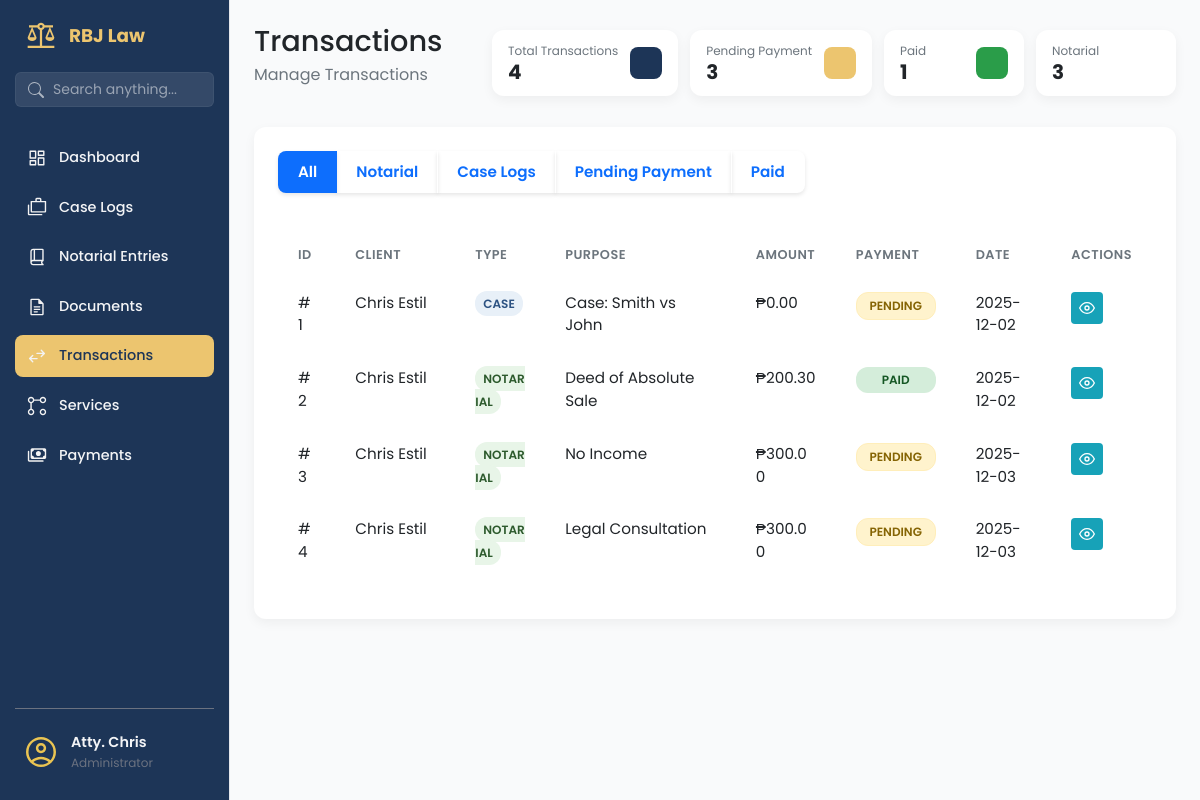
Before: /transactions/ (signed in) with the older database file.
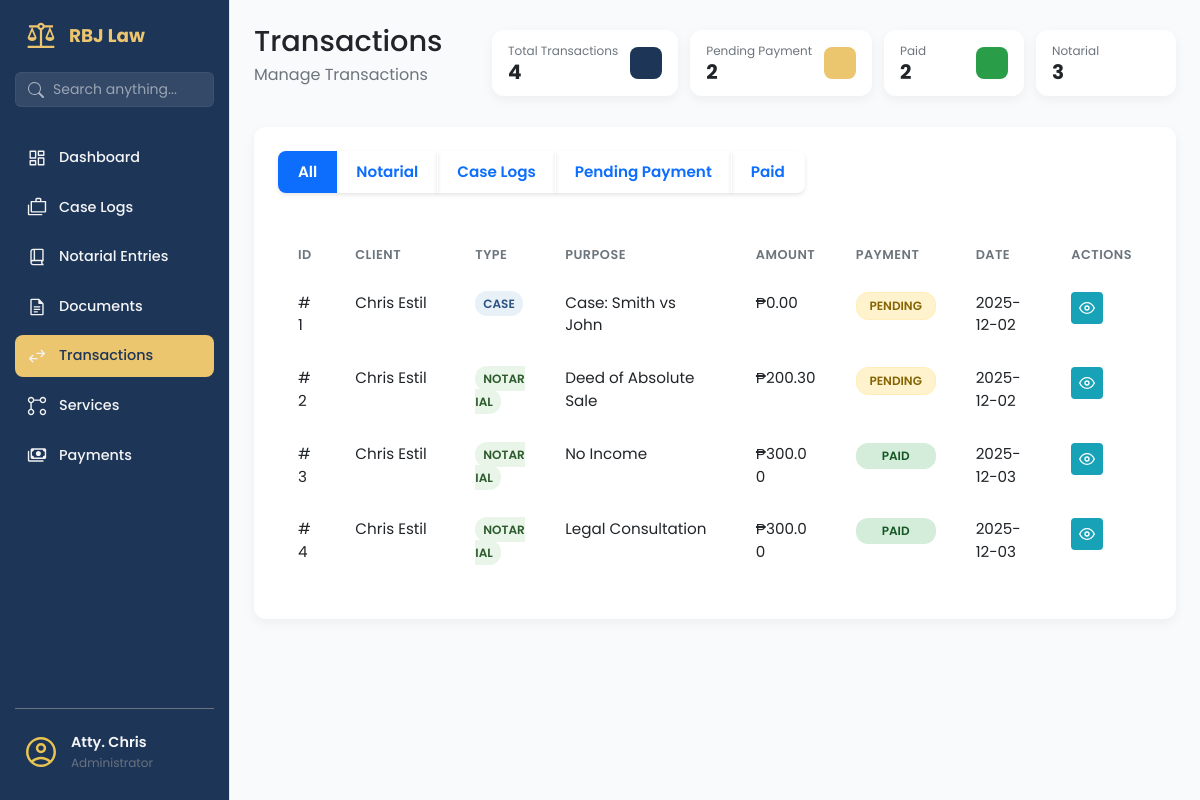
After: the same page with the newer database file.
### app/models/transaction_mdl.py (models this page shows, shortened)
class TransactionItem(db.Model):
    __tablename__ = 'transaction_items'
    id = db.Column(db.Integer, primary_key=True)
    client_id = db.Column(db.Integer, db.ForeignKey('clients.id'), nullable=False)
    service_id = db.Column(db.Integer, db.ForeignKey('services.id'), nullable=False)
    case_id = db.Column(db.Integer, db.ForeignKey('cases.id'), nullable=True)
    transaction_type = db.Column(db.String(50), nullable=False)  # 'Notarial' or 'Case'
    purpose = db.Column(db.String(255), nullable=False)  # Replaces document_title + document_purpose
    transaction_amount = db.Column(Numeric(10, 2), nullable=False)
    payment_status = db.Column(db.String(50), nullable=False, default='Pending')  # Pending → Paid
    transaction_date = db.Column(db.DateTime, nullable=False, default=lambda: datetime.now(UTC))
    payment_date = db.Column(db.DateTime)  # When payment was made
    payment_id = db.Column(db.Integer, db.ForeignKey('payments.id'), nullable=True)
    client = db.relationship('Client', backref='transaction_items', lazy=True)
    service = db.relationship('Service', backref='transactions')
    payment = db.relationship('Payment', backref='transaction_item', foreign_keys=[payment_id])
    case = db.relationship('Case', backref='transactions', lazy=True)  # Add this relationship

### app/models/client_mdl.py (models this page shows, shortened)
class Client(db.Model):
    __tablename__ = 'clients'
    id = db.Column(db.Integer, primary_key=True)
    client_first_name = db.Column(db.String(100), nullable=False)
    client_last_name = db.Column(db.String(100), nullable=False)
    client_address = db.Column(db.String(255), nullable=False)
    client_email = db.Column(db.String(120), nullable=False, unique=True)
    client_phone = db.Column(db.String(50))
    client_role = db.Column(db.String(50))
    notes = db.Column(db.Text)
    is_active = db.Column(db.Boolean, default=True, nullable=False)
    deleted_at = db.Column(db.DateTime, nullable=True)
    @property
    def full_name(self):
        return f"{self.client_first_name} {self.client_last_name}"

### app/routes/transaction_routes.py (the view)
@transaction_bp.route('/')
@login_required
def transactions_page():
    transactions = get_all_transactions()
    return render_template('transactions_page.html', transactions=transactions)

### app/templates/transactions_page.html (shortened to what this page needs)
{% extends 'base.html' %}
{% block content %}
<main class="dashboard-content">
    <header class="dashboard-header">
        <div>
            <h1>Transactions </h1>
            <p>Manage Transactions</p>
        </div>
        <div style="display: flex; justify-content: space-between; gap: 12px;">
            <div class="data-card data-card--sm">
                <div class="data-card__info">
                    <span class="data-card__title">Total Transactions</span>
                    <span class="data-card__value">{{ transactions|length }}</span>
                </div>
                <div class="data-card__icon data-card__icon--blue"></div>
            </div>
            <div class="data-card data-card--sm">
                <div class="data-card__info">
                    <span class="data-card__title">Pending Payment</span>
                    <span class="data-card__value">{{ transactions|selectattr('payment_status', 'equalto',
                        'Pending')|list|length }}</span>
                </div>
                <div class="data-card__icon data-card__icon--gold"></div>
            </div>
            <div class="data-card data-card--sm">
                <div class="data-card__info">
                    <span class="data-card__title">Paid</span>
                    <span class="data-card__value">{{ transactions|selectattr('payment_status', 'equalto',
                        'Paid')|list|length }}</span>
                </div>
                <div class="data-card__icon data-card__icon--green"></div>
            </div>
            <div class="data-card data-card--sm">
                <div class="data-card__info">
                    <span class="data-card__title">Notarial</span>
                    <span class="data-card__value">{{ transactions|selectattr('transaction_type', 'equalto',
                        'Notarial')|list|length }}</span>
                </div>
                <div class="data-card__icon data-card__icon--purple"></div>
            </div>
        </div>
    </header>
    <section class="content-section">
        <div class="panel-card">
            <div class="filter-buttons mb-4" style="display: flex; justify-content: space-between;">
                <div class="btn-group" role="group" aria-label="Transaction filters">
                    <button type="button" class="btn btn-outline-primary active" data-filter="all">
                        All
                    </button>
                    <button type="button" class="btn btn-outline-primary" data-filter="notarial">
                        Notarial
                    </button>
                    <button type="button" class="btn btn-outline-primary" data-filter="case">
                        Case Logs
                    </button>
                    <button type="button" class="btn btn-outline-primary" data-filter="pending">
                        Pending Payment
                    </button>
                    <button type="button" class="btn btn-outline-primary" data-filter="paid">
                        Paid
                    </button>
                </div>
            </div>
            <div class="table-wrapper">
                <table class="table">
                    <colgroup>
                        <col class="short">
                        <col class="medium">
                        <col class="short">
                        <col class="long">
                        <col class="numeric">
                        <col class="short">
                        <col class="short">
                        <col class="actions">
                    </colgroup>
                    <thead>
                        <tr>
                            <th data-sort-key="id">ID</th>
                            <th data-sort-key="client">Client</th>
                            <th data-sort-key="type">Type</th>
                            <th data-sort-key="purpose">Purpose</th>
                            <th data-sort-key="amount">Amount</th>
                            <th data-sort-key="payment">Payment</th>
                            <th data-sort-key="date">Date</th>
                            <th>Actions</th>
                        </tr>
                    </thead>
                    <tbody>
                        {% for transaction in transactions %}
                        <tr data-type="{{ transaction.transaction_type|lower }}"
                            data-status="{{ transaction.payment_status|lower }}">
                            <td>#{{ transaction.id }}</td>
                            <td>{{ transaction.client.full_name if transaction.client else 'Unknown Client' }}</td>
                            <td>
                                <span class="type-tag type-tag--{{ transaction.transaction_type|lower }}">
                                    {{ transaction.transaction_type }}
                                </span>
                            </td>
                            <td>{{ transaction.purpose }}</td>
                            <td>₱{{ "%.2f"|format(transaction.transaction_amount) }}</td>
                            <td>
                                <span class="status-tag status-tag--{{ transaction.payment_status|lower }}">
                                    {{ transaction.payment_status }}
                                </span>
                            </td>
                            <td>{{ transaction.transaction_date.strftime('%Y-%m-%d') }}</td>
                            <td>
                                <div class="action-buttons">
                                    <a href="{{ url_for('transaction.view_transaction_details', transaction_id=transaction.id) }}"
                                        class="btn-action btn-action--info" title="View Details">
                                        <svg xmlns="http://www.w3.org/2000/svg" width="16" height="16"
                                            viewBox="0 0 24 24" fill="none" stroke="currentColor" stroke-width="2"
                                            stroke-linecap="round" stroke-linejoin="round">
                                            <path d="M1 12s4-8 11-8 11 8 11 8-4 8-11 8-11-8-11-8z"></path>
                                            <circle cx="12" cy="12" r="3"></circle>
                                        </svg>
                                    </a>
                                </div>
                            </td>
                        </tr>
                        {% else %}
                        <tr>
                            <td colspan="8" style="text-align: center; padding: 2rem;">
                                No transactions found.
                            </td>
                        </tr>
                        {% endfor %}
                    </tbody>
                </table>
            </div>
        </div>
    </section>
</main>
{% endblock content %}

### app/templates/base.html (shortened to what this page needs)
<!DOCTYPE html>
<html lang="en">
<head>
    <link rel="stylesheet" href="{{ url_for('static', filename='vendor/bootstrap/css/bootstrap.min.css') }}">
    <link rel="stylesheet" href="{{ url_for('static', filename='css/main.css') }}">
    <link rel="stylesheet" href="{{ url_for('static', filename='css/sidebar.css') }}">
</head>
<body>
    <aside class="sidebar">
        <div class="sidebar-header">
            <img src="{{ url_for('static', filename='img/scales-of-justice.svg') }}" alt="logo" class="logo-img">
            <h2>RBJ Law</h2>
        </div>
        <div class="sidebar-search">
            <form action="{{ url_for('search.search_page') }}" method="GET">
                <div class="input-group">
                    <span class="input-group-text bg-transparent border-0 pe-0">
                    </span>
                    <input type="text" name="q" class="form-control" placeholder="Search anything..." aria-label="Search" value="{{ request.args.get('q', '') }}">
                </div>
            </form>
        </div>
        <ul class="sidebar-links">
            <li>
                <a href="{{ url_for('dashboard.dashboard_page') }}"
                    class="{{ 'active' if 'dashboard' in request.endpoint else '' }}">
                    <span class="icon-wrapper"><img src="{{ url_for('static', filename='img/dashboard.svg') }}"
                            alt=""></span>
                    Dashboard
                </a>
            </li>
            <li>
                <a href="{{ url_for('case.list_cases') }}" class="{{ 'active' if 'case' in request.endpoint else '' }}">
                    <span class="icon-wrapper"><img src="{{ url_for('static', filename='img/cases.svg') }}"
                            alt=""></span>
                    Case Logs
                </a>
            </li>
            <li>
                <a href="{{ url_for('notarial_entries.notarial_entries_page') }}"
                    class="{{ 'active' if 'notarial' in request.endpoint else '' }}">
                    <span class="icon-wrapper"><img src="{{ url_for('static', filename='img/book.svg') }}"
                            alt=""></span>
                    Notarial Entries
                </a>
            </li>
            <li>
                <a href="{{ url_for('documents.documents_page') }}"
                    class="{{ 'active' if 'documents' in request.endpoint else '' }}">
                    <span class="icon-wrapper"><img src="{{ url_for('static', filename='img/documents.svg') }}"
                            alt=""></span>
                    Documents
                </a>
            </li>
            <li role="none">
                <a href="{{ url_for('transaction.transactions_page') }}"
                    class="{{ 'active' if 'transaction' in request.endpoint else '' }}">
                    <span class="icon-wrapper"><img src="{{ url_for('static', filename='img/transaction.svg') }}"
                            alt=""></span>
                    Transactions
                </a>
            </li>
            <li role="none"><a role="menuitem" href="#">
                    <span class="icon-wrapper"><img style="width: 24px;"
                            src="{{ url_for('static', filename='img/service.svg') }}" alt=""></span>Services
                </a></li>
            <li role="none"><a role="menuitem" href="{{ url_for('payments.payments_page') }}">
                    <span class="icon-wrapper"><img style="width: 24px;"
                            src="{{ url_for('static', filename='img/payments.svg') }}" alt=""></span>Payments
                </a></li>
        </ul>
        <div class="sidebar-footer">
            <button class="avatar-btn" id="avatarBtn">
                <img src="{{ url_for('static', filename='img/avatar.svg') }}" alt="User Avatar">
                <div class="user-info">
                    <span class="user-name">Atty. Chris</span>
                    <span class="user-role">Administrator</span>
                </div>
            </button>
        </div>
    </aside>
    <div class="page-container">
        {% block content %}
        {% endblock %}
    </div>
</body>
</html>

Changed rows visible on the page:
changed TransactionItem "Deed of Absolute Sale": payment_status "PAID" → "PENDING"
changed TransactionItem "No Income": payment_status "PENDING" → "PAID"
changed TransactionItem "Legal Consultation": payment_status "PENDING" → "PAID"
Other visible differences:
text no longer shown: "3 1"
text now shown: "2 2"
